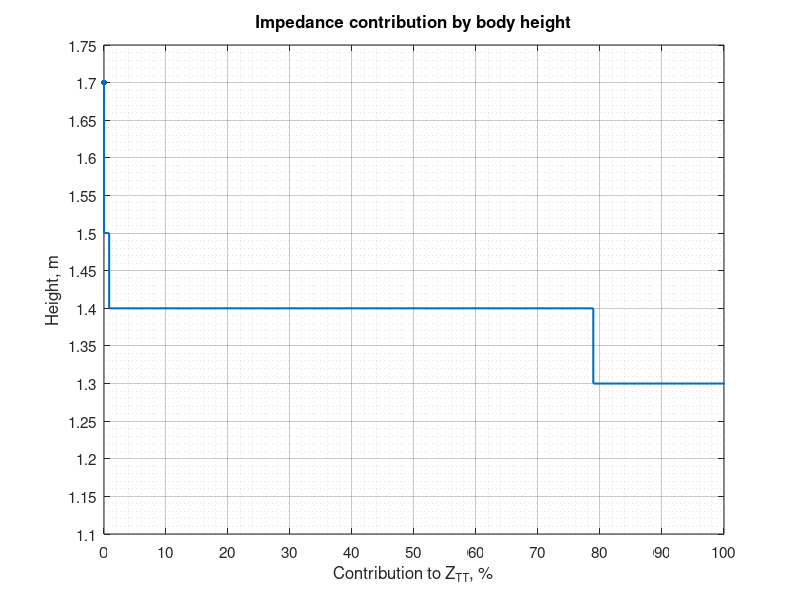

Reproduce this figure in MATLAB.

clear; clc; close all;

%% 1. Исходные данные, Ом

ZTT = 54.989058595451226;
Z_top = 0;
Z_head      = abs(-7.514666425581548E-6);
Z_neck      = abs(-0.4574799997345432);
Z_armpit    = 54.989058595451226 - abs(12.04933566526849);
Z_diaphragm = 54.989058595451226 -abs(1.2549170535619674);
Z_belly     = 54.989058595451226 - abs(-3.594359445864576E-4);

Z = [Z_head, Z_neck, Z_armpit, ...
     Z_diaphragm, Z_belly];

Z_rest = ZTT - sum(Z);



%% 2. Высоты анатомических точек, м
% Примерные значения!
% Заменить на реальные высоты измерений.

H_crown     = 1.70; % Макушка
H_head      = 1.60; % Голова
H_neck      = 1.50; % Шея
H_armpit    = 1.40; % Подмышки
H_diaphragm = 1.30; % Диафрагма
H_belly     = 1.20; % Живот

H = [H_head, H_neck, H_armpit, ...
     H_diaphragm, H_belly];

names = {'Head', 'Neck', 'Armpit', ...
         'Diaphragm', 'Belly'};

%% 3. Расчёт процентных вкладов

P = Z / ZTT * 100;
P_rest = Z_rest / ZTT * 100;

% Накопленный вклад
P_cum = [0, cumsum(P)];

%% 4. Построение ступенчатой диаграммы

figure('Color','w', 'Position',[200 150 950 600]);
hold on;

blue = [0 0.4470 0.7410];

% Макушка головы: вклад 0
plot(0, H_crown, '.', ...
    'Color',blue,'MarkerSize',14);

% Вертикальный переход к голове
plot([0 0], [H_crown H(1)], ...
    'Color',blue,'LineWidth',1.5);

% Ступени по анатомическим областям
for i = 1:numel(Z)

    % Горизонтальный участок
    plot([P_cum(i), P_cum(i+1)], ...
         [H(i), H(i)], ...
         'Color',blue,'LineWidth',1.5);

    % Вертикальный переход
    if i < numel(Z)
        plot([P_cum(i+1), P_cum(i+1)], ...
             [H(i), H(i+1)], ...
             'Color',blue,'LineWidth',1.5);
    end
end

% Остаточный импеданс
% Показан пунктиром на уровне живота,
% но не приписывается животу.
plot([P_cum(end), 100], ...
     [H_belly, H_belly], '--', ...
     'Color',[0.85 0.325 0.098], ...
     'LineWidth',1.8);

%% 5. Оформление

xlabel('Contribution to Z_{TT}, %', ...
       'FontSize',12);

ylabel('Height, m', ...
       'FontSize',12);

title('Impedance contribution by body height');

xlim([0 100]);
ylim([1.10 1.75]);

xticks(0:10:100);
yticks(1.10:0.05:1.75);

grid on;
grid minor;
box on;

set(gca,'FontSize',11, ...
        'GridAlpha',0.25, ...
        'MinorGridAlpha',0.12);

%% 6. Вывод результатов

fprintf('\nTotal ZTT = %.6f Ohm\n',ZTT);

for i = 1:numel(Z)
    fprintf('%-12s %12.8f Ohm | %10.6f %%\n', ...
        names{i}, Z(i), P(i));
end

fprintf('Residual     %12.8f Ohm | %10.6f %%\n', ...
        Z_rest, P_rest);
